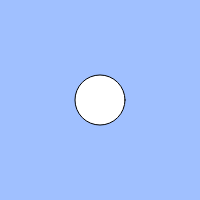
Frame 1 (no input)
Frame 60 (no input): identical to frame 1, image omitted
Frame 120 (the mouse pressed at the canvas centre since frame 60): identical to frame 1, image omitted

The p5.js sketch that drew this single still picture (run headless with seeded random() and noise() and a simulated clock; from frame 60 on, the mouse is pressed at the canvas centre):

// p5.js sketch
// ── sketch.js
let size = 50;// 練習問題「心臓の鼓動のように大きくなったり小さくなったりする円」
let count =0;
let cycle = 100;
let increment = 1;
function setup(){
  createCanvas(200, 200);
}
function draw(){
  background(160, 192, 255);
  count = 
  cycle = 100;
}

function draw(){
  background(160, 192, 255);
  count = (count + 1) % cycle;
  // BLANK[1]
  ellipse(width / 2, height / 2, size);
}
